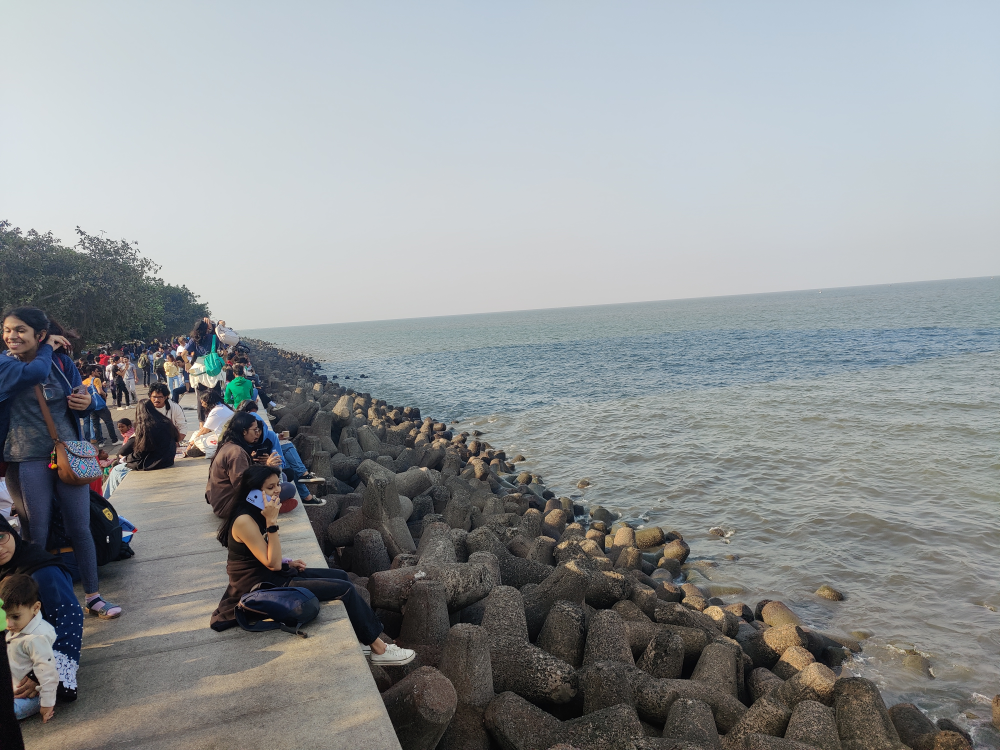
#> input picture ImageCompression/Orignal/IMG_20230122_094721.jpg, 4000 x 3000 px, found by its file name (shown at 1/4 size); its folder holds 4 pictures in this run
$ python compress.py
#> lines starting #> are read from the running program, lines starting #| are printed output that depends on the picture; pictures that were not available may be replaced by others from this repository, and a replacement may not be noted
### ImageCompression/imagecompresspil.py

from PIL import Image
import os

def compress_image(image_path, output_path):
    with Image.open(image_path) as img:
        img.save(output_path, optimize=True)

### ImageCompression/compress.py
import cv2
import numpy as np
import os
from os import listdir
from os.path import isfile, join
from videocompress import compressVideo
#from imagecompress import compressImage
from imagecompresspil import compress_image
#import tensorflow as tf
from numba import jit

orignal_path="D:\\Programs\\Python-Tutorials\\ImageCompression\\Orignal"
compressed_path="D:\\Programs\\Python-Tutorials\\ImageCompression\\Compressed"

compressQualityPercentage=70
reverse=False

notused=[]

def read_and_store_all_the_files(fromfolder):
    onlyfiles = [f for f in listdir(fromfolder) if isfile(join(fromfolder, f))]
    return onlyfiles

def remove_all_files(directory):
    onlyfiles=read_and_store_all_the_files(directory)
    for i in onlyfiles:
        os.remove(directory+"\\"+i)

@jit
def main():
    remove_all_files(compressed_path)
    all_files=read_and_store_all_the_files(orignal_path)
    #remove_all_files(compressed_path)
    for i in all_files:
        full_path=orignal_path+"\\"+i
        output_path=compressed_path+"\\"+i

        if ".mp4" in i:
            compressVideo(full_path,output_path,compressQualityPercentage,reverse)
        elif ".jpg" in i:
            compress_image(full_path,output_path)
        elif ".png" in i:
            compress_image(full_path,output_path)
        else:
            notused.append(i)
    print("############## Final Report ###########")
    print("Not Compressed Files")
    print(notused)

if __name__ == "__main__":
    main()
#> in compress_image, img is the input picture: PIL image 4000x3000 RGB; mean R, G, B 142.2, 146, 147.8
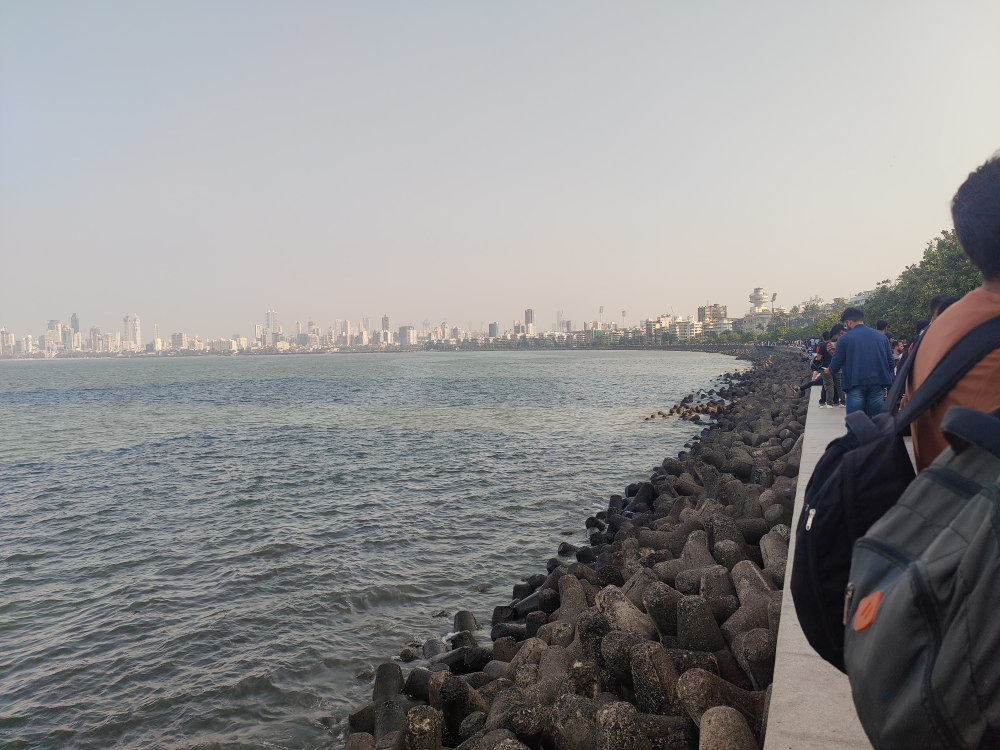
#> input picture ImageCompression/Orignal/IMG_20230122_094726.jpg, 4000 x 3000 px, found by its file name (shown at 1/4 size)
#> in compress_image, img is the input picture: PIL image 4000x3000 RGB; mean R, G, B 141.2, 140.9, 141.3
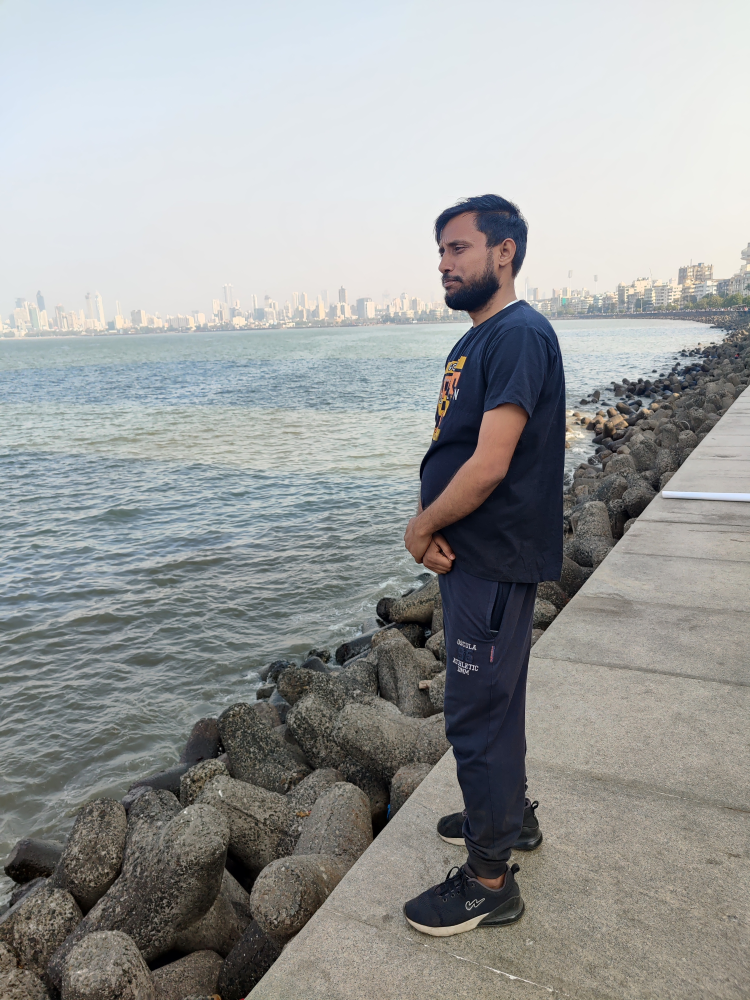
#> input picture ImageCompression/Orignal/IMG_20230122_095207.jpg, 3000 x 4000 px, found by its file name (shown at 1/4 size)
#> in compress_image, img is the input picture: PIL image 3000x4000 RGB; mean R, G, B 154.3, 156.1, 155.3
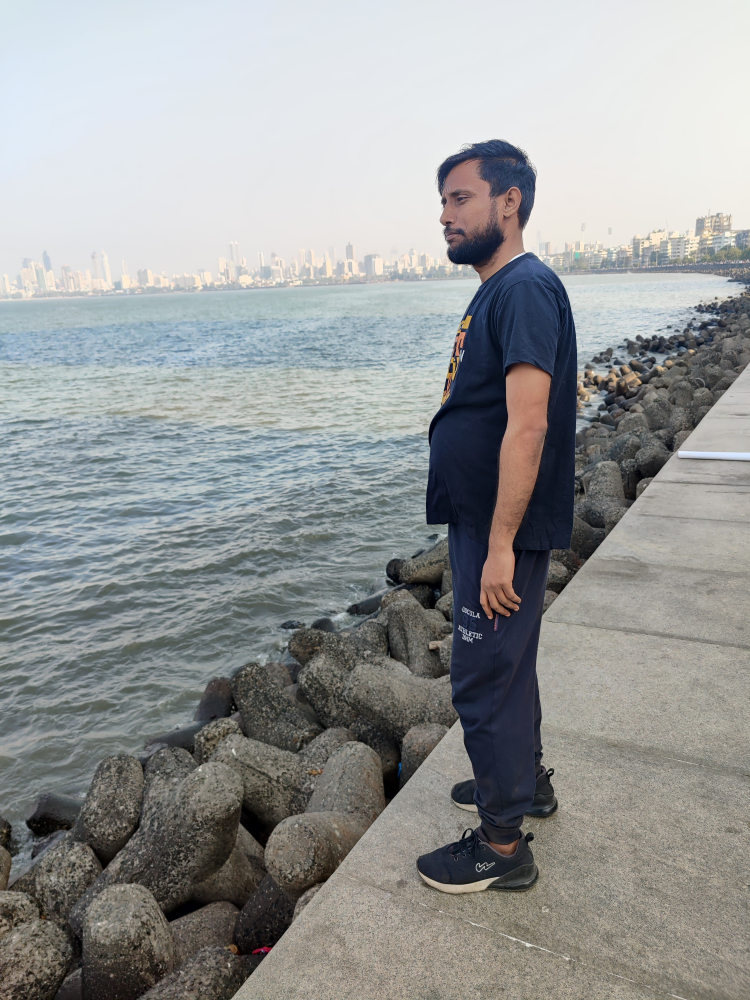
#> input picture ImageCompression/Orignal/IMG_20230122_095212.jpg, 3000 x 4000 px, found by its file name (shown at 1/4 size)
#> in compress_image, img is the input picture: PIL image 3000x4000 RGB; mean R, G, B 150.4, 152.2, 151.7
